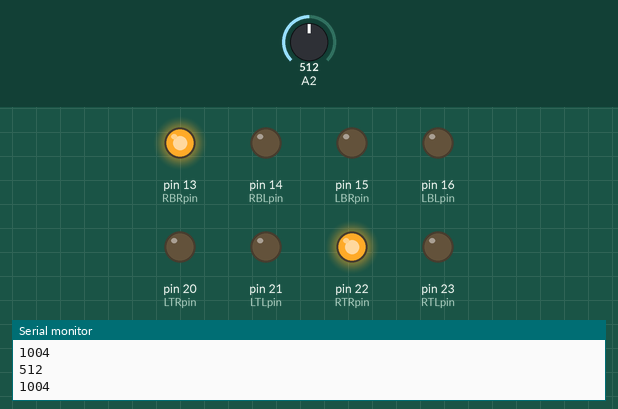
Simulated run of this sketch. Board: Arduino Mega 2560, built with avr-gcc and run on an emulated ATmega2560. Parts: output pins drawn as LEDs (lit = HIGH), the last lines printed to the serial monitor. The inputs (shaded band) are chosen by the test bench; at power-on: A2 = 512.

Above: at 1.2 s.
1.3 s: A2 set to 72
2.8 s: A2 set to 60
At 3.7 s:
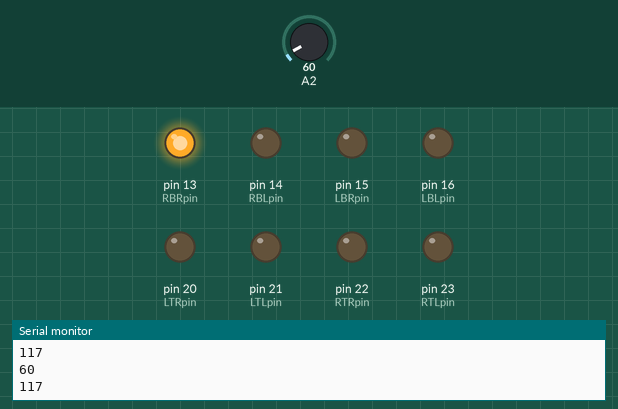
4.3 s: A2 set to 122
At 4.8 s:
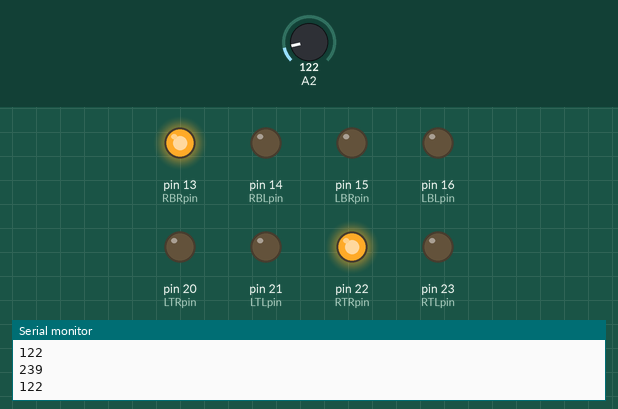
5.8 s: A2 set to 0
At 6.1 s:
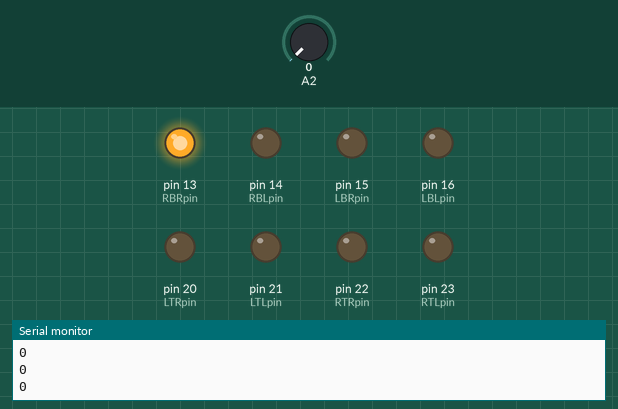
Timing chart, 0 to 8.3 s (numbered marks = the images above; inputs shaded):
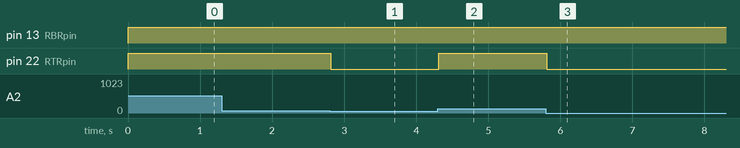

The sketch:

lightseekingmotoragain.ino
```cpp
int RTLpin = 23;
int RTRpin = 22;
int LTLpin = 21;
int LTRpin = 20;
int LBLpin = 16;
int LBRpin = 15;
int RBLpin = 14;
int RBRpin = 13;
int val = 0;
int valnew = 0;
int light = 18;

void setup(){
  pinMode(RTLpin, OUTPUT);
  pinMode(RTRpin, OUTPUT);
  pinMode(LTLpin, OUTPUT);
  pinMode(LTRpin, OUTPUT);
  pinMode(LBLpin, OUTPUT);
  pinMode(LBRpin, OUTPUT);
  pinMode(RBLpin, OUTPUT);
  pinMode(RBRpin, OUTPUT);
  Serial.begin(9600);
}
void loop(){
    digitalWrite(RBRpin, HIGH);
    val = analogRead(light);
    Serial.println(val);
    valnew = map(val, 0, 130, 0, 255);
    Serial.println(valnew);
    digitalWrite(RBLpin, LOW);
    analogWrite(RTRpin, valnew);
}
```

Measured:
- the behaviour switches between 66 and 65 on A2 (found by bisection; images 0 and 1)
- after the input at 2.8 s, pin 22 (RTRpin): HIGH → LOW at once
- after the input at 4.3 s, pin 22 (RTRpin): LOW → HIGH at once
- after the input at 5.8 s, pin 22 (RTRpin): HIGH → LOW at once
